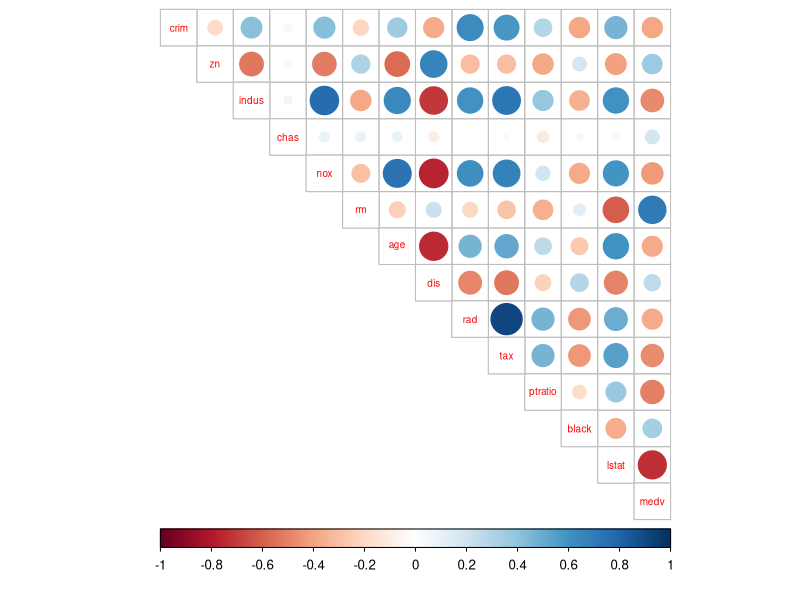
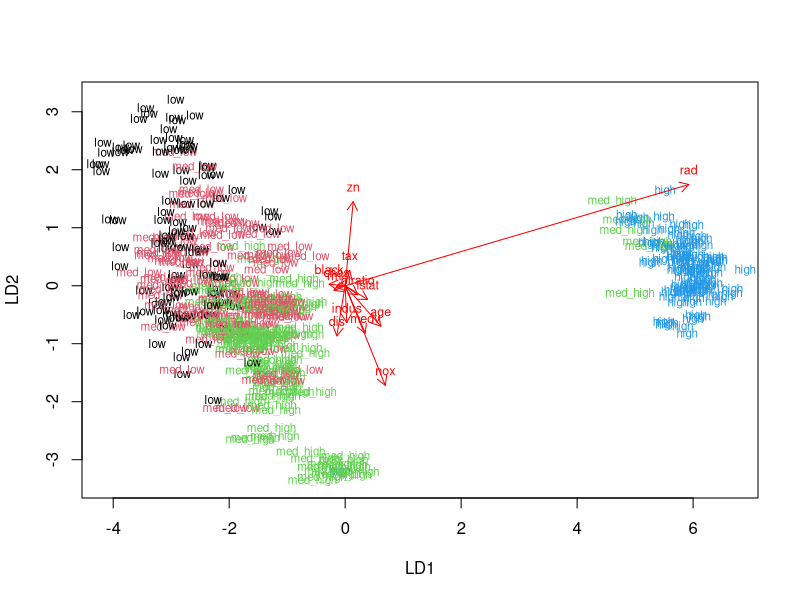
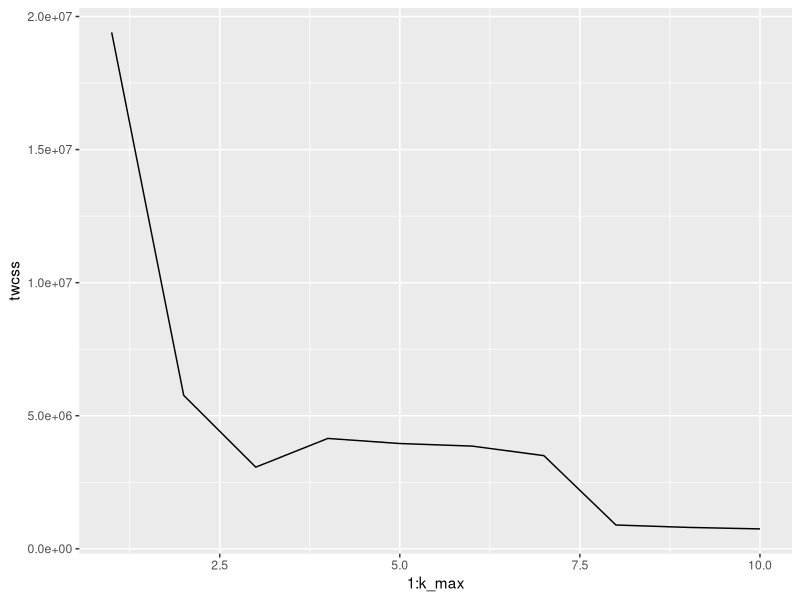
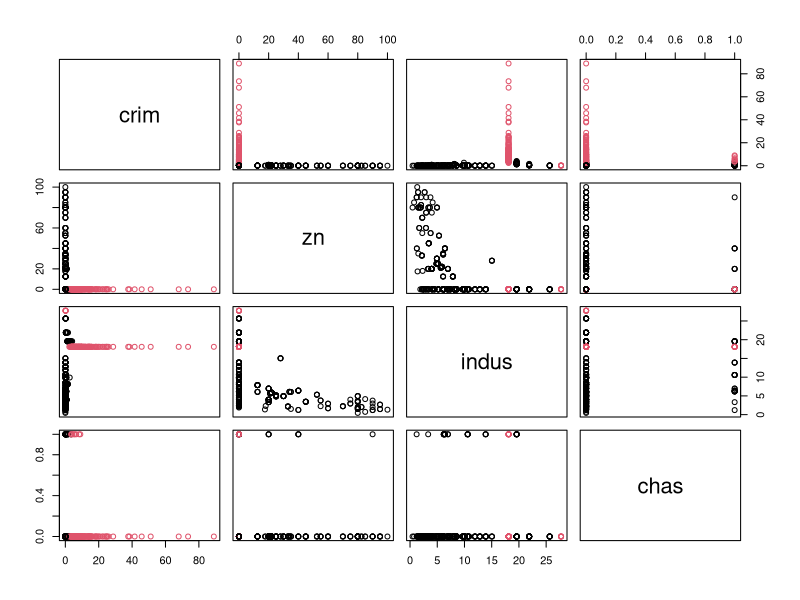
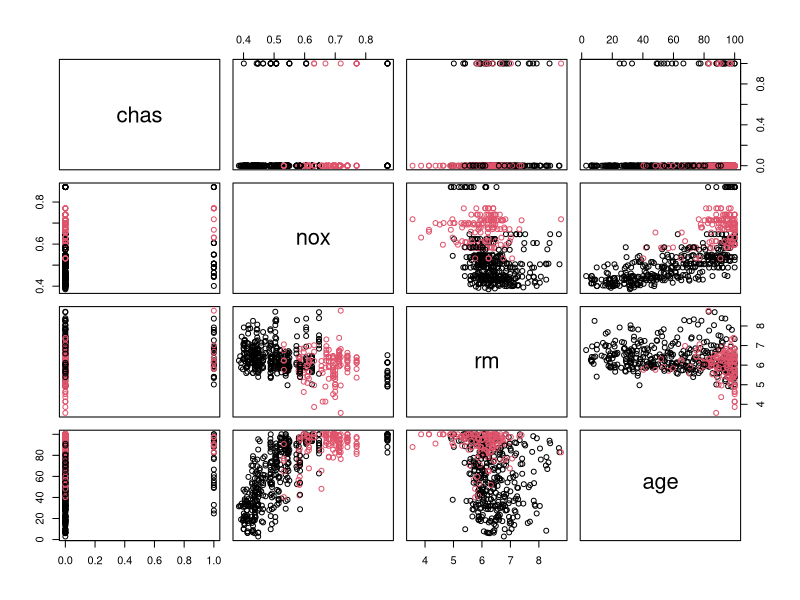
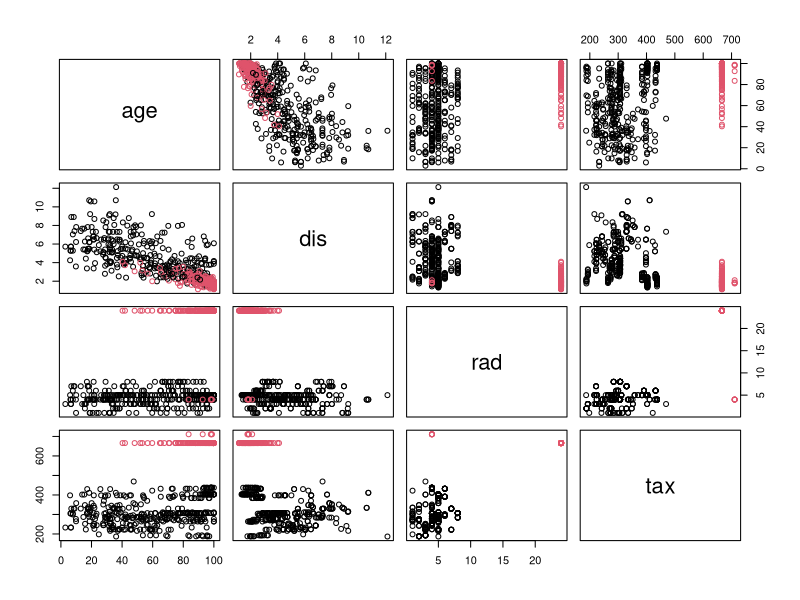
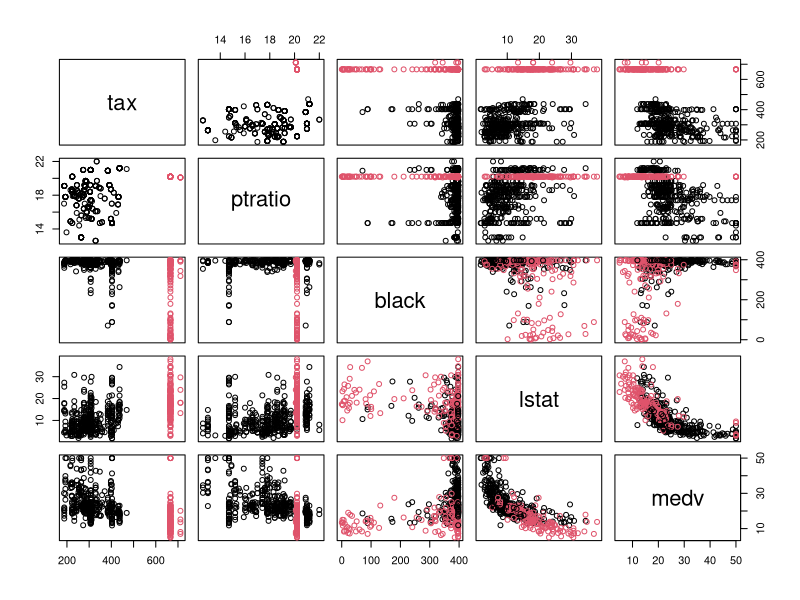

Write R code to recreate these figures, in order.
## ---- chunk 1
library(MASS)
library(dplyr)
data("Boston")
glimpse(Boston)
dim(Boston)
## ---- chunk 2
library(corrplot)

#compute a correlation matrix
cor_matrix <- cor(Boston)%>%
  round(digits = 2)

# print the correlation matrix
cor_matrix

# visualize the correlation matrix
corrplot(cor_matrix, method="circle", type="upper", cl.pos="b", tl.pos="d", tl.cex = 0.6)

#compute summary statistics
summary(Boston)
## ---- chunk 3
boston_scaled <- scale(Boston) #standardize the dataset
summary(boston_scaled)
boston_scaled <- as.data.frame(boston_scaled) #change the type
## ---- chunk 4
# create a quantile vector of crim and print it
bins <- quantile(boston_scaled$crim)
bins

# create a categorical variable 'crime'
crime <- cut(boston_scaled$crim, breaks = bins, include.lowest = TRUE, label = c("low", "med_low", "med_high", "high"))

# look at the table of the new factor crime
table(crime)

# remove original crim from the dataset
boston_scaled <- dplyr::select(boston_scaled, -crim)

# add the new categorical value to scaled data
boston_scaled <- data.frame(boston_scaled, crime)
## ---- chunk 5
# number of rows in the Boston dataset 
n <- nrow(boston_scaled)

# choose randomly 80% of the rows
ind <- sample(n,  size = n * 0.8)

# create train set
train <- boston_scaled[ind,]

# create test set 
test <- boston_scaled[-ind,]
## ---- chunk 6
# linear discriminant analysis
lda.fit <- lda(crime ~ ., data = train)
lda.fit

# the function for lda biplot arrows
lda.arrows <- function(x, myscale = 1, arrow_heads = 0.1, color = "red", tex = 0.75, choices = c(1,2)){
  heads <- coef(x)
  arrows(x0 = 0, y0 = 0, 
         x1 = myscale * heads[,choices[1]], 
         y1 = myscale * heads[,choices[2]], col=color, length = arrow_heads)
  text(myscale * heads[,choices], labels = row.names(heads), 
       cex = tex, col=color, pos=3)
}

# target classes as numeric
classes <- as.numeric(train$crime)

# plot the lda results
plot(lda.fit, dimen = 2, col = classes, pch = classes) + lda.arrows(lda.fit, myscale = 2)
## ---- chunk 7
# save the correct classes from test data
correct_classes <- test$crime

# remove the crime variable from test data
test <- dplyr::select(test, -crime)

# predict classes with test data
lda.pred <- predict(lda.fit, newdata = test)

# cross tabulate the results
table(correct = correct_classes, predicted = lda.pred$class)
## ---- chunk 8
#reload and standardize the Boston dataset
boston2 <- Boston
scaled2 <- scale(boston2)
scaled2 <- as.data.frame(boston2)

glimpse(dist(boston2)) #euclidean distances
## ---- chunk 9
# first k-means clustering with a random number of clusters
km <- kmeans(scaled2, centers = 3)

# set seed so that the results won't change
set.seed(123)

# determine the number of clusters
k_max <- 10

# calculate the total within sum of squares
twcss <- sapply(1:k_max, function(k){kmeans(scaled2, k)$tot.withinss})

# visualize the results
library(ggplot2)
qplot(x = 1:k_max, y = twcss, geom = 'line')

# k-means clustering
km <- kmeans(scaled2, centers = 2)

# plot the Boston dataset with clusters
pairs(scaled2[1:4], col = km$cluster)
pairs(scaled2[4:7], col = km$cluster)
pairs(scaled2[7:10], col = km$cluster)
pairs(scaled2[10:14], col = km$cluster)

